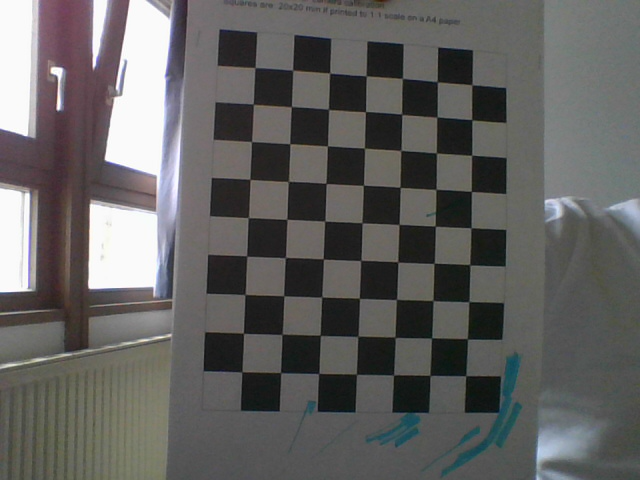
#> input picture Python_Files/Images/cam0Img/image0_0.png, 640 x 480 px; its folder holds 5 pictures in this run
$ python camCalibration.py
#> lines starting #> are read from the running program, lines starting #| are printed output that depends on the picture; after the words box and inside, x2 and y2 are one past the last pixel; in counts of white or black regions, pixels touching at a corner belong together
import cv2 as cv
import numpy as np
import glob
import pickle

boardsize = (7,9)
framesize = (640,480)

# termination criteria
criteria = (cv.TERM_CRITERIA_EPS + cv.TERM_CRITERIA_MAX_ITER, 30, 0.001)

# prepare object points, like (0,0,0), (1,0,0), (2,0,0) ....,(6,5,0)
objP = np.zeros((boardsize[0]*boardsize[1],3), np.float32)
objP[:,:2] = np.mgrid[0:boardsize[0],0:boardsize[1]].T.reshape(-1,2)

# Arrays to store object points and image points from all the images.
objPoints = [] # 3d point in real world space
imgPoints = [] # 2d points in image plane.

images = glob.glob('Images\cam0Img\*.png')

for image in images:
    img = cv.imread(image)
#> img is the input picture: shape (480, 640, 3); mean B, G, R 96.1, 97.4, 98.3
    gray = cv.cvtColor(img, cv.COLOR_BGR2GRAY)
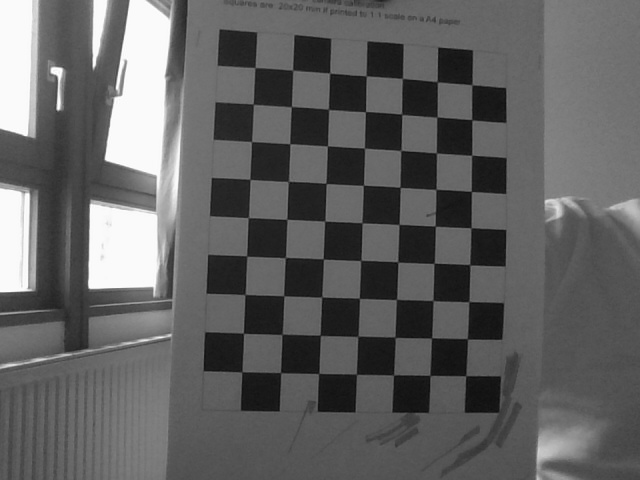
#> gray: shape (480, 640); min 11, max 255, mean 97.5

    # Find the chess board corners
    ret, corners = cv.findChessboardCorners(gray, boardsize, None)
#> ret = True; corners = 63 rows, first 8: [254.8, 67.61], [292.8, 70.1], [330, 72.71], [366.2, 76], [402, 78.41], [437, 81.57], [472.2, 84.75], [253, 104]
    print(ret)
#| True

    # If found, add object points, image points (after refining them)
    if ret == True:
        objPoints.append(objP)

        corners2 = cv.cornerSubPix(gray,corners, (11,11), (-1,-1), criteria)
#> corners2 = 63 rows, first 8: [254.9, 67.51], [292.6, 70.18], [329.7, 73.16], [366.2, 75.84], [402.4, 78.43], [437.3, 81.75], [471.9, 84.67], [253.4, 104.2]
        imgPoints.append(corners2)

        # Draw and display the corners
        cv.drawChessboardCorners(img, boardsize, corners2, ret)
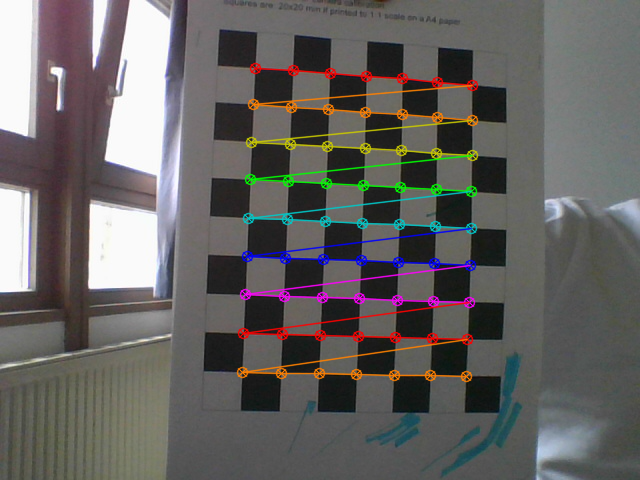
#> img: shape (480, 640, 3); 5.3% of pixels changed, all inside (x1, y1, x2, y2) = (236, 62, 479, 383)
        cv.imshow('img', img)
        cv.waitKey(1000)
#> pass 2 of the loop `for image in images:`:
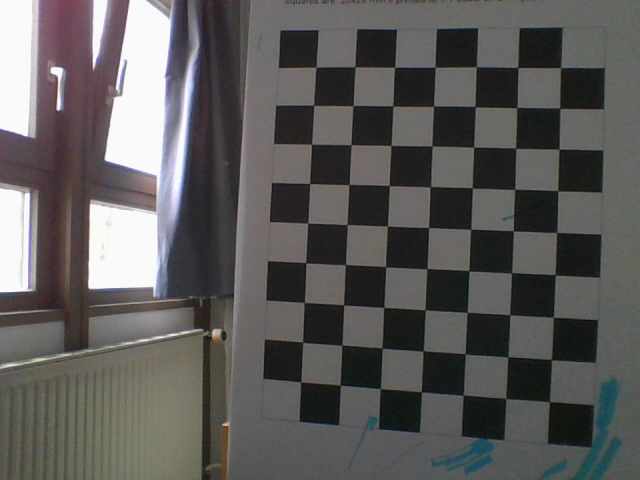
#> input picture Python_Files/Images/cam0Img/image0_1.png, 640 x 480 px
#> img is the input picture: shape (480, 640, 3); mean B, G, R 90.4, 91.4, 92.8
#> `gray = cv.cvtColor(img, cv.COLOR_BGR2GRAY)`:
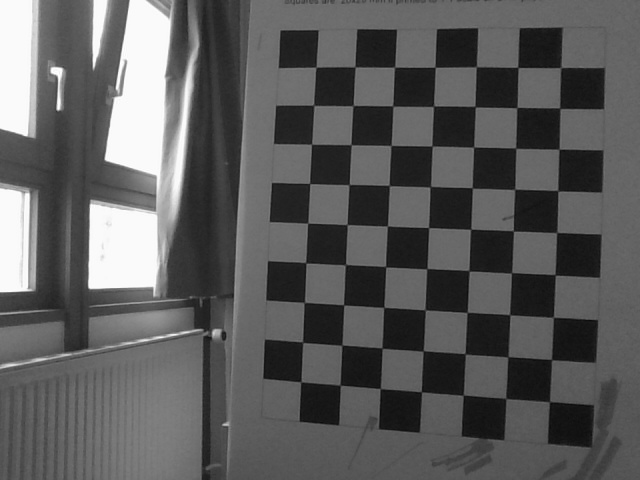
#> gray: shape (480, 640); min 10, max 255, mean 91.7
#> corners = 63 rows, first 8: [549.7, 401.8], [506.2, 398.2], [462.8, 395.4], [421.4, 391.7], [380.3, 388.5], [340.2, 385.2], [301.2, 381.5], [552.1, 359.7]
#| True
#> corners2 = 63 rows, first 8: [549.5, 401.7], [505.7, 398.4], [463.3, 395.1], [421.4, 391.8], [380.3, 388.6], [340.2, 385.2], [300.8, 381.8], [551.5, 359.6]
#> `cv.drawChessboardCorners(img, boardsize, corners2, ret)`:
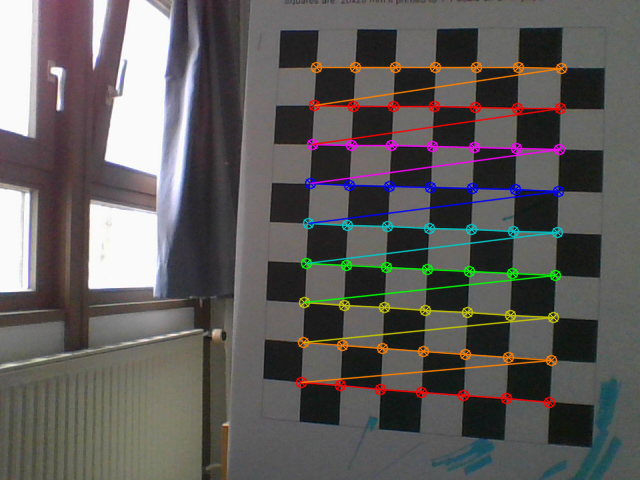
#> img: shape (480, 640, 3); 5.75% of pixels changed, all inside (x1, y1, x2, y2) = (295, 61, 568, 409)
#> pass 3 of the loop `for image in images:`:
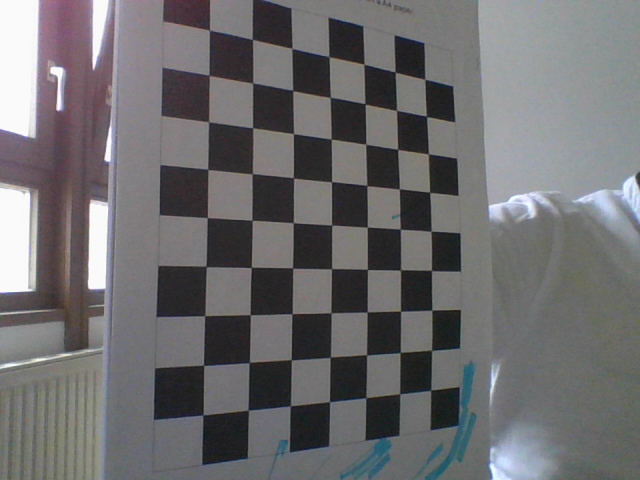
#> input picture Python_Files/Images/cam0Img/image0_2.png, 640 x 480 px
#> img is the input picture: shape (480, 640, 3); mean B, G, R 110.3, 108.5, 109.5
#> `gray = cv.cvtColor(img, cv.COLOR_BGR2GRAY)`:
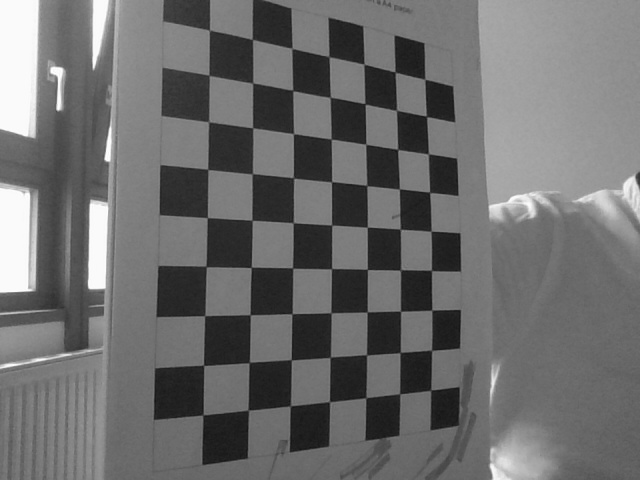
#> gray: shape (480, 640); min 18, max 255, mean 109
#> corners = 63 rows, first 8: [209, 30.27], [252.4, 39.62], [291.9, 48.36], [329.6, 57.34], [363.8, 64.22], [395.2, 72.44], [425, 79.45], [209.2, 75.53]
#| True
#> corners2 = 63 rows, first 8: [209.4, 30.11], [252.3, 39.39], [291.9, 48.36], [329, 56.66], [363.9, 64.11], [395.1, 72.03], [424.8, 79.21], [209.1, 75.27]
#> `cv.drawChessboardCorners(img, boardsize, corners2, ret)`:
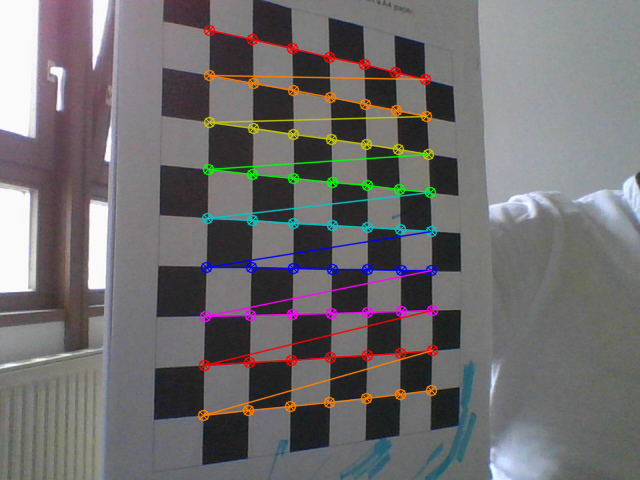
#> img: shape (480, 640, 3); 5.34% of pixels changed, all inside (x1, y1, x2, y2) = (197, 24, 439, 422)
#> the loop made 5 passes; the first 3 are shown

cv.destroyAllWindows()

############### Get Intrinscic and Extrinsic Parametes by CALIBRATION ########################
calibration, cameraMatrix, distotion, rotVector, transVector = cv.calibrateCamera(objPoints, imgPoints, framesize, None, None)

print("Camera Calibrated \n", calibration)
print("Distortions =  \n", distotion)
print("Roatation Vectot = \n", rotVector)
print("Translation Vector \n", transVector)

# pickle.dump((cameraMatrix, distotion), open("calibration.pkl", "wb"))
# pickle.dump((cameraMatrix, open("cameraMatrix.pkl", "wb")))
# pickle.dump((distotion, open("distCoeffs.pkl", "wb")))


################# UNDISTORTION ###########################
img = cv.imread('Images\cam0Img\image0_7.png')
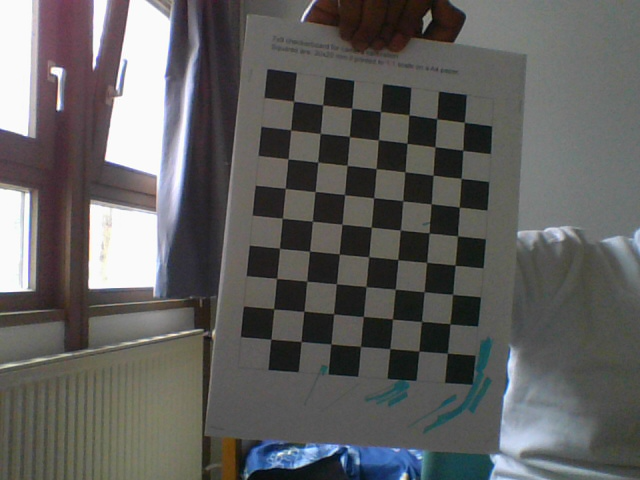
#> input picture Python_Files/Images/cam0Img/image0_7.png, 640 x 480 px, found by its file name
#> img is the input picture: shape (480, 640, 3); mean B, G, R 95.2, 96.3, 97
height, width = img.shape[:2]
#> height = 480; width = 640
newcameramtx, roi = cv.getOptimalNewCameraMatrix(cameraMatrix, distotion, (width,height), 1, (width,height))


########## undistort with undistort function
dst = cv.undistort(img, cameraMatrix, distotion, None, newcameramtx)

# crop the image
x, y, width, height = roi
dst = dst[y:y+height, x:x+width]
#> dst: shape (471, 635, 3)
# cv.imwrite('calibresult.png', dst)

##### undistort with remapping
mapx, mapy = cv.initUndistortRectifyMap(cameraMatrix, distotion, None, newcameramtx, (width,height), 5)
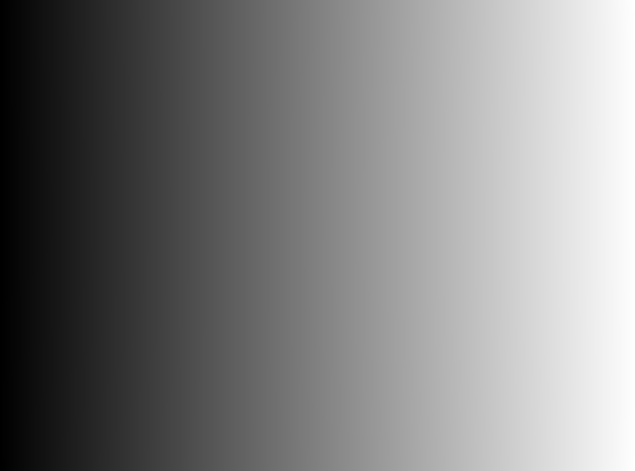
#> mapx: shape (471, 635) float32; min -1.06, max 636.9, mean 320; drawn with min black and max white
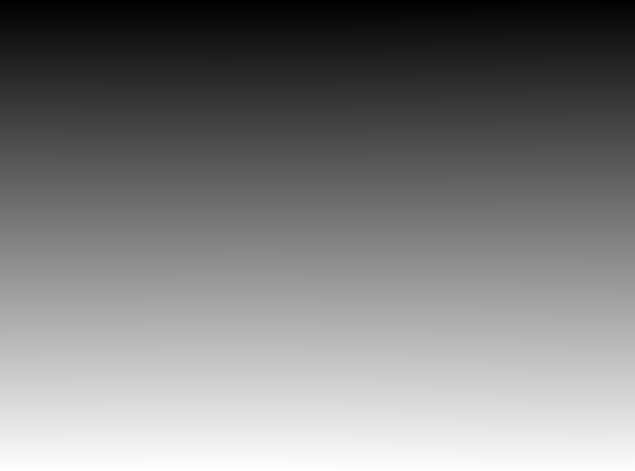
#> mapy: shape (471, 635) float32; min -3.89, max 474.2, mean 235.5; drawn with min black and max white
dst = cv.remap(img, mapx, mapy, cv.INTER_LINEAR)
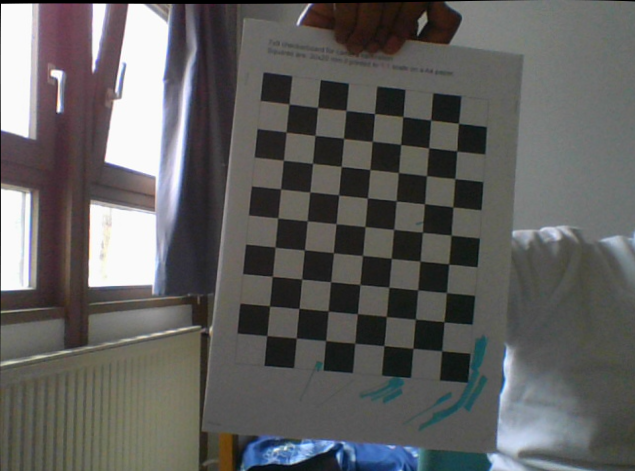
#> dst: shape (471, 635, 3); mean B, G, R 94.7, 95.9, 96.6

# crop the image
x, y, width, height = roi
dst = dst[y:y+height, x:x+width]
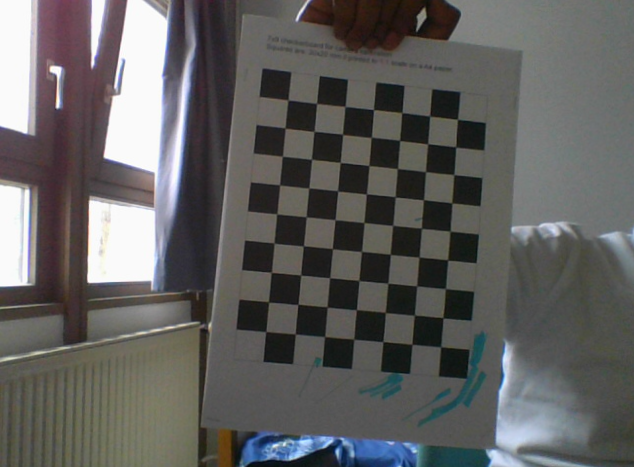
#> dst: shape (467, 634, 3); mean B, G, R 95.3, 96.4, 97.2
cv.imwrite('calibresult1.png', dst)

########### REPROJECTION ERROR ###########

mean_error = 0
for i in range(len(objPoints)):
 imgpoints2, _ = cv.projectPoints(objPoints[i], rotVector[i], transVector[i], cameraMatrix, distotion)
 error = cv.norm(imgPoints[i], imgpoints2, cv.NORM_L2)/len(imgpoints2)
 mean_error += error

print( "\n total error: {}".format(mean_error/len(objPoints)) )
